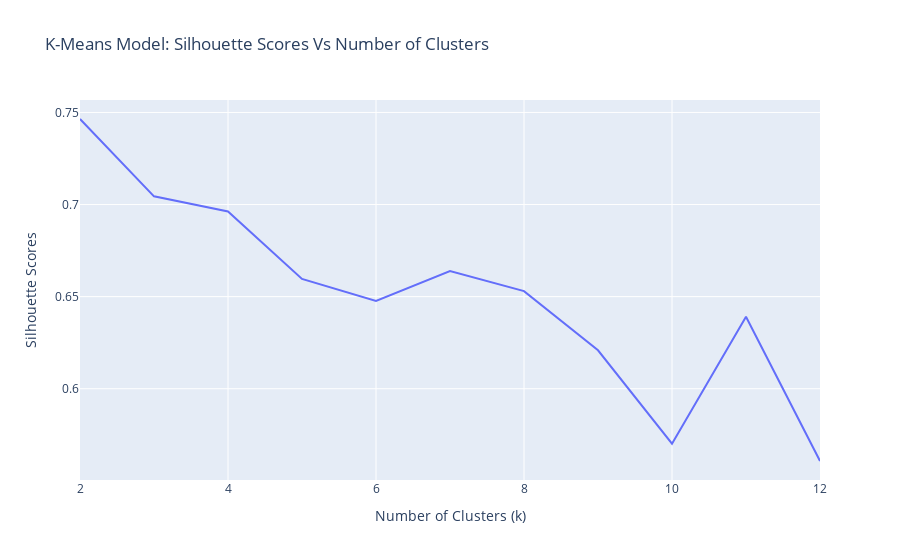

Notebook code cell kept with this figure:
### Markdown cell above
- Silhouette Score Vs Clusters

### Code cell
fig =px.line(
    x= n_clusters, 
    y= silhouette_scores,
    title= "K-Means Model: Silhouette Scores Vs Number of Clusters"
)
fig.update_layout(xaxis_title= "Number of Clusters (k)", yaxis_title = "Silhouette Scores")
fig.show()

### Figure 1 — Plotly figure (JSON) as saved in the notebook; plotly's stock layout.template omitted (floating-point values rounded to 4 significant figures)
{"data": [{"hovertemplate": "x=%{x}<br>y=%{y}<extra></extra>", "legendgroup": "", "line": {"color": "#636efa", "dash": "solid"}, "marker": {"symbol": "circle"}, "mode": "lines", "name": "", "orientation": "v", "showlegend": false, "type": "scatter", "x": [2, 3, 4, 5, 6, 7, 8, 9, 10, 11, 12], "xaxis": "x", "y": [0.7465, 0.7045, 0.6963, 0.6596, 0.6476, 0.6639, 0.653, 0.6209, 0.5702, 0.6391, 0.5608], "yaxis": "y"}], "layout": {"legend": {"tracegroupgap": 0}, "title": {"text": "K-Means Model: Silhouette Scores Vs Number of Clusters"}, "xaxis": {"anchor": "y", "domain": [0, 1], "title": {"text": "Number of Clusters (k)"}}, "yaxis": {"anchor": "x", "domain": [0, 1], "title": {"text": "Silhouette Scores"}}}}
